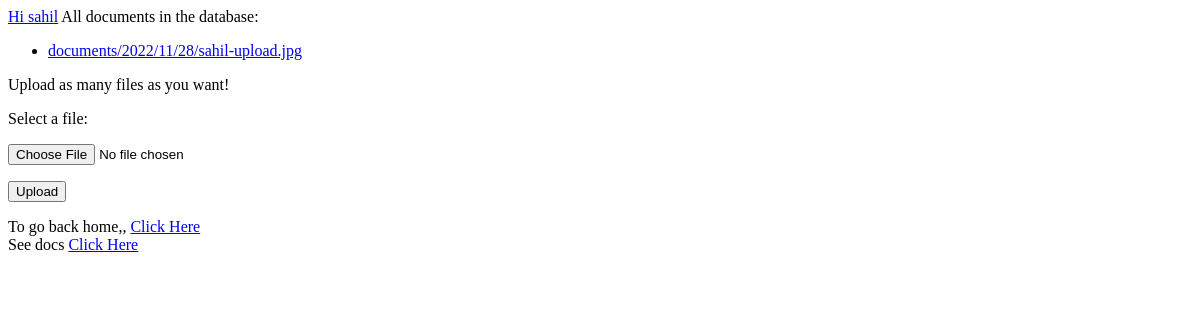
Before: /myapp/ (signed in) with the older database file.
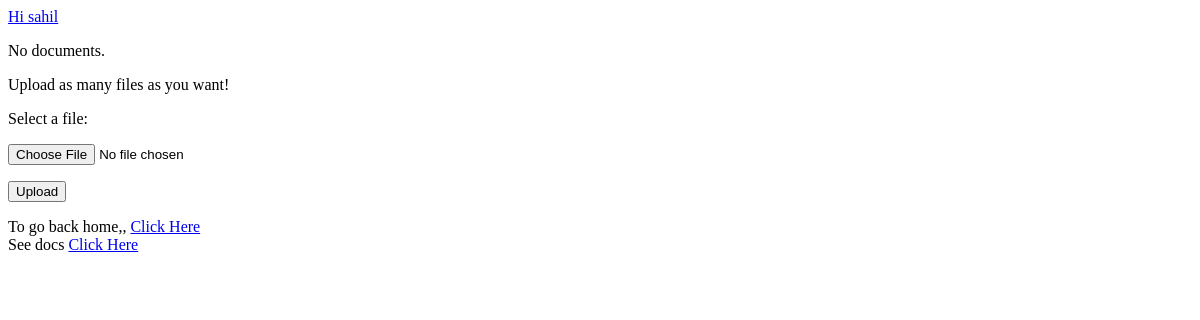
After: the same page with the newer database file.
### myapp/models.py (models this page shows)
class Document(models.Model):
    user = models.ForeignKey(User, null = True, on_delete = models.SET_NULL)
    docfile = models.FileField(upload_to='documents/%Y/%m/%d')

### myapp/views.py (the view)
# urls.py: path('', my_view, name='my-view'),
def my_view(request):
    print(f"Great! You're using Python 3.6+. If you fail here, use the right version.")
    message = 'Upload as many files as you want!'
    if request.user.is_authenticated:
        if request.method == 'POST':
            form = DocumentForm(request.POST, request.FILES)
            form.user = request.user
            if form.is_valid():
                newdoc = Document(docfile=request.FILES['docfile'])
                newdoc.user = request.user;
                newdoc.save()
                return redirect('my-view')
            else:
                message = 'The form is not valid. Fix the following error:'
        else:
            form = DocumentForm()  # An empty, unbound form
    if request.user.is_authenticated:
        documents = Document.objects.filter(user=request.user)
        context = {'documents': documents, 'form': form, 'message': message}
        return render(request, 'list.html', context)
    else:
        return render(request, 'list.html', {'message': message})

### myapp/forms.py
class DocumentForm(forms.Form):
    docfile = forms.FileField(label='Select a file')

### myapp/templates/list.html (shortened to what this page needs)
<!DOCTYPE html>
<html>
    <head>
    </head>
    <body>
        <a href="#">Hi {{user.username}}</a>
        {% if documents %}
            All documents in the database:
            <ul>
                {% if user.is_authenticated %}
                    {% for document in documents %}
                        {% if document.user == request.user %}
                            <li><a href="{{ document.docfile.url }}">{{ document.docfile.name }}</a></li>
                        {% endif %}
                    {% endfor %}
                {% endif %}
            </ul>
        {% else %}
            <p>No documents.</p>
        {% endif %}
        <form action="{% url "my-view" %}" method="post" enctype="multipart/form-data">
            {{ message }}
            <p>{{ form.docfile.label_tag }} {{ form.docfile.help_text }}</p>
            <p>
                {{ form.docfile }}
            </p>
            <p><input type="submit" value="Upload"/></p>
        </form>
        <div>To go back home,, <a href="{% url 'authApp:home' %}">Click Here</a></div>
        <div>See docs  <a href="{% url 'docsls' %}">Click Here</a></div>
    </body>
</html>

Changed rows visible on the page:
removed Document: docfile.name "documents/2022/11/28/sahil-upload.jpg"
Other visible differences:
text no longer shown: "All documents in the database:"
text now shown: "No documents."
